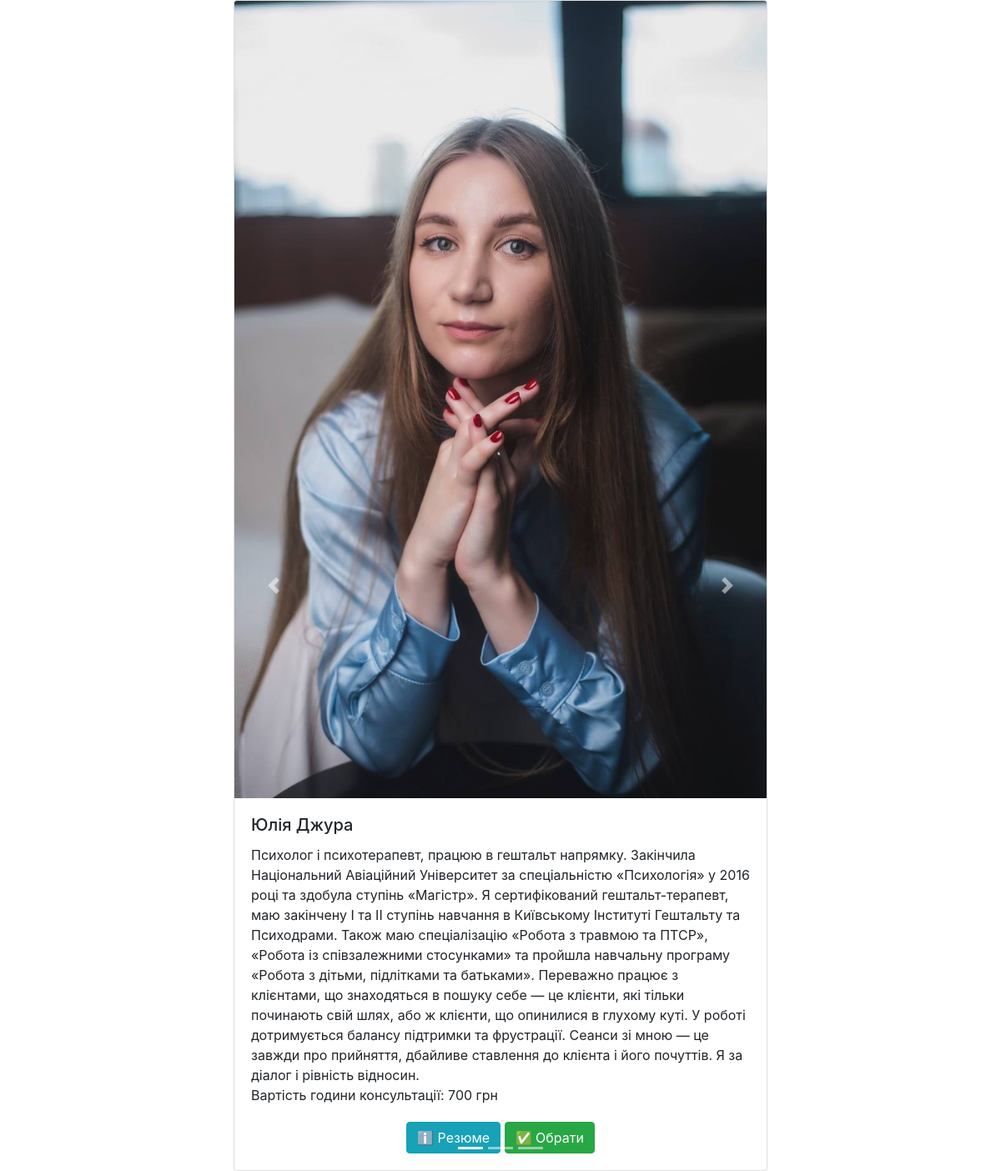
The page /specialists/find_request/2147 on the database its author committed.
### app/specialists/models.py (models this page shows, shortened)
class Specialist(db.Model):
    __tablename__ = "specialist"
    id = db.Column(db.Integer, primary_key=True)
    name = db.Column(db.String(255), unique=True, nullable=False)
    description = db.Column(db.String(255))
    cv = db.Column(db.String(255))
    phone = db.Column(db.String(255))
    tags = db.relationship("Tag", secondary=specialist_tag, back_populates="specialists")
    telegram_username = db.Column(db.String(255))
    manychat_username = db.Column(db.String(255))
    cost = db.Column(db.Integer)
    manychat_img = db.Column(db.String(255))
    @classmethod
    def find_by_request_id(cls, request_id):
        request = Request.get(request_id)
        if request:
            request_tag = request.tag
            if request_tag:
                print('/n/n----------------/n')
                print('find_by_request_id: ', request_tag)
                return cls.query.filter(Specialist.tags.any(id=request_tag.id)).all()
            else:
                print('/n/n----------------/n')
                print('request tag not found')
        else:
            print('/n/n----------------/n')
            print('request not found')
        return []

### app/specialists/routes.py (the view)
@bp.route('/find_request/<int:request_id>', methods=['GET'])
def find_request(request_id):
    from app.requests.models import Request
    r = Request.get(request_id)
    if r:
        print('find_request: ', r)
        specialists = Specialist.find_by_request_id(r.id)
        if specialists:
            return render_template('specialists_cards.html', specialists=specialists, request_id=request_id)
        else:
            print('specialists not found')
            error = 'Спеціалістів не знайдено'
    else:
        print('request not found')
        error = 'Запит не знайдено'
    return redirect(url_for('main.error'), error)

### app/requests/models.py (called while the page is built)
    def __repr__(self):
        return f"Запит {self.id}"

    @classmethod
    def get(cls, id) -> "Request":
        return cls.query.get(id)

### app/tags/models.py (called while the page is built)
    def __repr__(self) -> str:
        return f"{self.name}"

### app/specialists/templates/specialists_cards.html (shortened to what this page needs)
{% extends "base_without_nav.html" %}
{% block content %}
<div class="content" id="specialists_cards">
  <div id="carouselExampleIndicators" class="carousel slide" data-ride="carousel">
    <ol class="carousel-indicators">
      {% for specialist in specialists %}
      <li data-target="#carouselExampleIndicators" data-slide-to="{{ loop.index0 }}" {% if loop.first %}class="active"{% endif %}></li>
      {% endfor %}
    </ol>
    <div class="carousel-inner">
      {% for specialist in specialists %}
        <div class="carousel-item {% if loop.first %}active{% endif %}">
          <div class="card">
            <img class="card-img-top" src="{{ url_for('static', filename='images/' ~ specialist.id ~ '.JPG') }}" alt="Specialist">
            <div class="card-body">
              <h5 class="card-title">{{ specialist.name }}</h5>
              <div class="card-text">
                {{ specialist.description }}
                <p>Вартість години консультації: {{ specialist.cost }} грн</p>
              </div>
              <div class="card_buttons">
                <a href="{{ specialist.cv }}" class="btn btn-info">ℹ️ Резюме</a>
                <a href="{{ url_for('specialists.choose', request_id=request_id, specialist_id=specialist.id) }}" class="btn btn-success">✅ Обрати</a>
              </div>
            </div>
          </div>
        </div>
      {% endfor %}
    </div>
    <a class="carousel-control-prev" href="#carouselExampleIndicators" role="button" data-slide="prev">
      <span class="carousel-control-prev-icon" aria-hidden="true"></span>
    </a>
    <a class="carousel-control-next" href="#carouselExampleIndicators" role="button" data-slide="next">
      <span class="carousel-control-next-icon" aria-hidden="true"></span>
    </a>
  </div>
</div>
{% endblock %}

### app/static/style.css (style rules this page uses)
#specialists_cards { max-width: 640px; margin: 0 auto; }
.card_buttons { margin-top: 20px; text-align: center; }

### rows shown on the page
Specialist: id (picture), name "Юлія Джура", description "Психолог і психотерапевт, працюю в гештальт напрямку. Закінчила Національний Авіаційний Університет за спеціальністю «Психологія» у 2016 році та здобула ступінь «Магістр». Я сертифікований гештальт-терапевт, маю закінчену І та ІІ ступінь навчання в Київському Інституті Гештальту та Психодрами. Також маю спеціалізацію «Робота з травмою та ПТСР», «Робота із співзалежними стосунками» та пройшла навчальну програму «Робота з дітьми, підлітками та батьками». Переважно працює з клієнтами, що знаходяться в пошуку себе — це клієнти, які тільки починають свій шлях, або ж клієнти, що опинилися в глухому куті. У роботі дотримується балансу підтримки та фрустрації. Сеанси зі мною — це завжди про…", cost "700"
